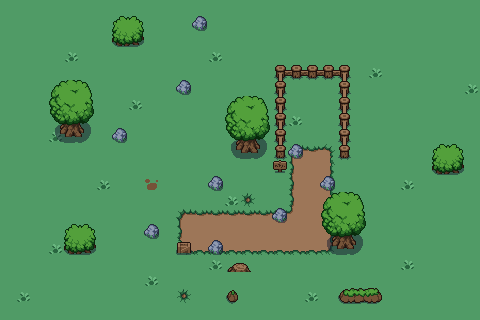

This game map was drawn from its Tiled (.tmx) file and the tilesets committed beside it. A one-line description and the trimmed map source follow:
An orthogonal 30x20 tile map with 16x16 px tiles, 3 tile layers (ground, bgd_1, fgd_1), 2 tilesets and 10 objects (8x Slime, Player, Chest).

<map version="1.10" tiledversion="1.10.1" orientation="orthogonal" renderorder="right-down" width="30" height="20" tilewidth="16" tileheight="16" infinite="0" nextlayerid="9" nextobjectid="94">
 <tileset firstgid="1" source="map.tsx" />
 <tileset firstgid="122" source="entities.tsx" />
 <layer id="1" name="ground" width="30" height="20" offsetx="0" offsety="0.5">
  <data>[600 cells, 600 non-empty, 11 distinct tile ids]</data>
 </layer>
 <layer id="2" name="bgd_1" width="30" height="20">
  <data>[600 cells, 39 non-empty, 18 distinct tile ids]</data>
 </layer>
 <layer id="3" name="fgd_1" width="30" height="20">
  <properties>
   <property name="music" value="D:/Tai Lieu Hoc Phan/DACS3/Code/CapooAdventure/assets/fields.ogg" />
  </properties>
  <data>[600 cells, 48 non-empty, 18 distinct tile ids]</data>
 </layer>
 <objectgroup id="7" name="entities">
  <object id="75" name="Player" gid="124" x="112.591" y="245.273" width="16" height="16" />
  <object id="76" name="Slime" gid="125" x="77.75" y="215.75" width="32" height="32" />
  <object id="77" name="Slime" gid="125" x="170.25" y="223.083" width="32" height="32" />
  <object id="78" name="Slime" gid="125" x="64.75" y="288.75" width="32" height="32" />
  <object id="79" name="Slime" gid="125" x="175.5" y="297.5" width="32" height="32" />
  <object id="80" name="Slime" gid="125" x="139.833" y="156.5" width="32" height="32" />
  <object id="81" name="Slime" gid="125" x="294.5" y="135.75" width="32" height="32" />
  <object id="82" name="Slime" gid="125" x="222.5" y="77.25" width="32" height="32" />
  <object id="83" name="Slime" gid="125" x="276" y="275" width="32" height="32" />
  <object id="93" name="Chest" gid="127" x="301.75" y="100.75" width="20" height="20" />
 </objectgroup>
</map>
